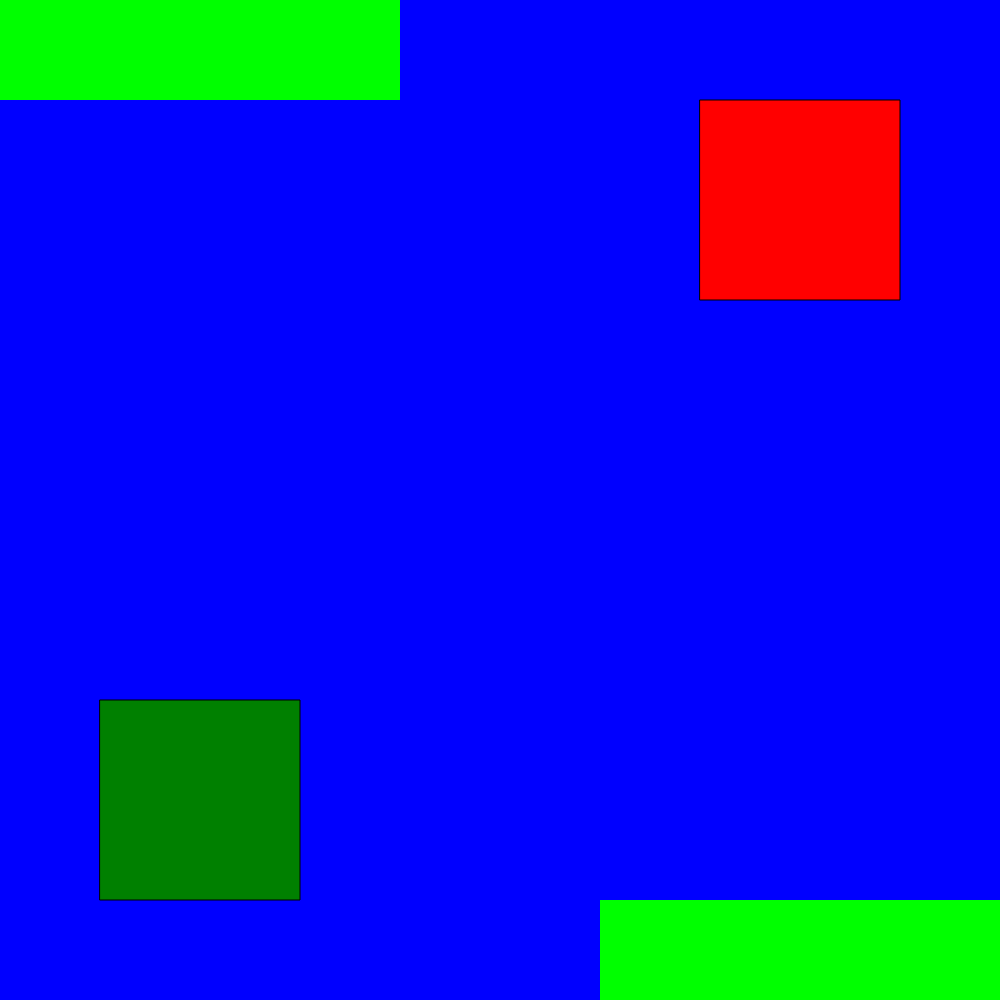
Frame 1 (no input)
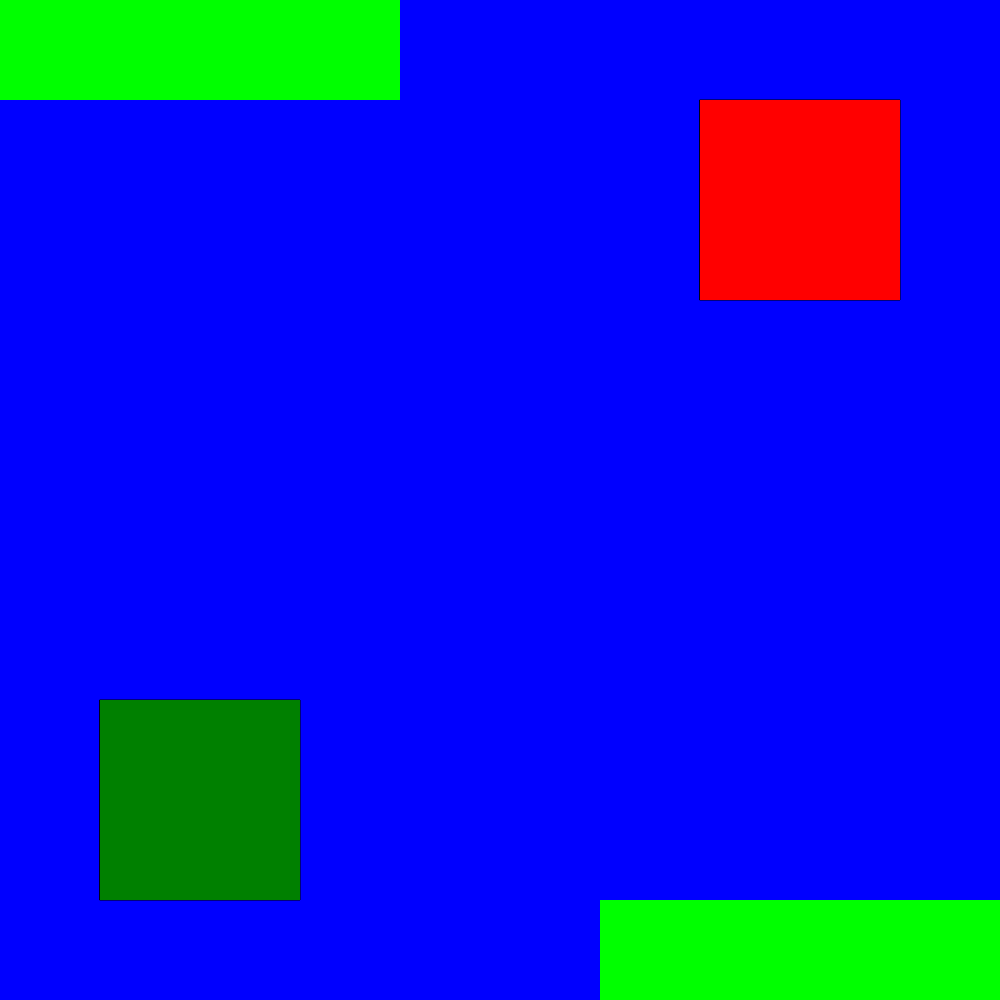
Frame 60 (no input)
Frame 120 (the mouse pressed at the canvas centre since frame 60): identical to frame 60, image omitted

The p5.js sketch that drew these frames (run headless with seeded random() and noise() and a simulated clock; from frame 60 on, the mouse is pressed at the canvas centre):

// p5.js sketch
// ── sketch.js
var health1 = 400
var health2 = 400
var canvasHeight = 1000
var canvasWidth = 1000
var fillColors = []
var boxHeight = canvasHeight/100
var boxesInRow = 100
var boxesInColumn = 100
var boxWidth= canvasWidth/100
var damage = Math.floor(Math.random()*50)
function setup() {
    createCanvas(canvasWidth, canvasHeight);
    
       background("blue")
    }


function draw(){
    fill("green")
    rect(100,700,200,200)
    fill("red")
    rect(700,100,200,200)
    
    fill(0,255,0)
    noStroke()
    rect(600,900,health1,100)
    rect(0,0,health2,100)
}



function keyPressed(){
    if (keyCode == 32){
      if (health1 > 0 && health2 > 0){
    health2 -= damage;
      }}else if
          (keyCode== 13){
            if(health1 > 0 && health2 > 0){
                health1 -= damage;
            }
          }

}   
